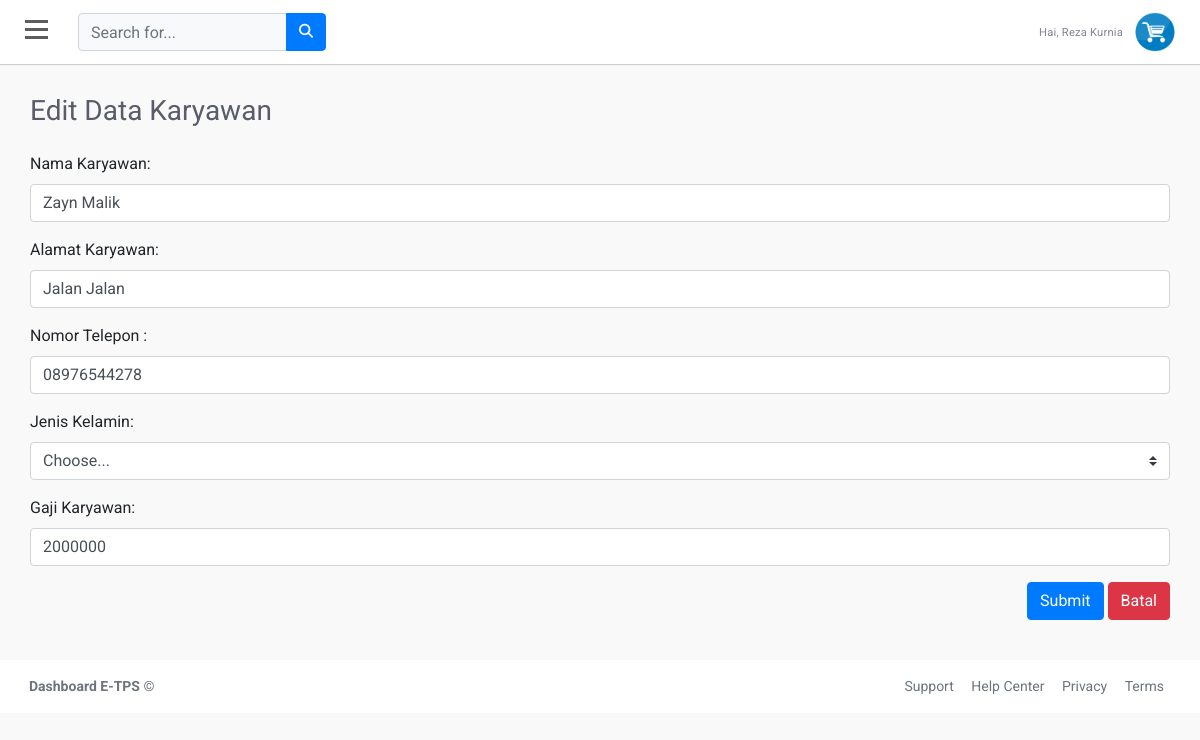
The page /dashboard/aksi/editkaryawan.php?id=9 (signed in) on the database its author committed.
### tables this page shows
CREATE TABLE `user` (
  `id` int(11) NOT NULL,
  `nama` varchar(100) NOT NULL,
  `email` varchar(100) NOT NULL,
  `username` varchar(100) NOT NULL,
  `password` varchar(50) NOT NULL,
  `hakakses` varchar(100) NOT NULL
);

CREATE TABLE `karyawan` (
  `id` int(11) NOT NULL,
  `nama` varchar(255) NOT NULL,
  `alamat` varchar(255) NOT NULL,
  `jeniskelamin` varchar(255) NOT NULL,
  `gaji` varchar(255) NOT NULL,
  `telepon` varchar(255) NOT NULL
);

### dashboard/aksi/editkaryawan.php (the view, shortened to what this page needs)
<?php
include '../../koneksi.php';
if (isset($_GET['id'])) {
    $id = ($_GET["id"]);
    $query = "SELECT * FROM karyawan WHERE id='$id'";
    $result = mysqli_query($koneksi, $query);
    $data = mysqli_fetch_assoc($result);
} else {
    echo "<script>alert('Masukkan data id.');window.location='editkaryawan.php';</script>";
}
?>
<!doctype html>
<html lang="en">
<head>
    <link rel="stylesheet" href="https://stackpath.bootstrapcdn.com/bootstrap/4.1.3/css/bootstrap.min.css">
    <link rel="stylesheet" href="https://use.fontawesome.com/releases/v5.7.2/css/all.css">
    <link rel="stylesheet" href="https://cdnjs.cloudflare.com/ajax/libs/font-awesome/4.7.0/css/font-awesome.min.css">
    <link href="//netdna.bootstrapcdn.com/font-awesome/3.2.1/css/font-awesome.css" rel="stylesheet">
    <link rel="stylesheet" href="font/font/flaticon.css">
    <link rel="stylesheet" type="text/css" href="../../asset/style.css">
    <link rel="stylesheet" type="text/css" href="../../asset/tabeladmin.css">
</head>
<body>
    <div id="wrapper">
        <div id="page-content-wrapper">
            <div id="content">
                <div class="container-fluid p-0 px-lg-0 px-md-0">
                    <nav class="navbar navbar-expand navbar-light my-navbar">
                        <div type="button" id="bar" class="nav-icon1 hamburger animated fadeInLeft is-closed" data-toggle="offcanvas">
                            <span></span>
                            <span></span>
                            <span></span>
                        </div>
                        <form class="d-none d-sm-inline-block form-inline navbar-search">
                            <div class="input-group">
                                <input type="text" class="form-control bg-light " placeholder="Search for..." aria-label="Search">
                                <div class="input-group-append">
                                    <button class="btn btn-primary" type="button">
                                        <i class="fas fa-search fa-sm"></i>
                                    </button>
                                </div>
                            </div>
                        </form>
                        <ul class="navbar-nav ml-auto">
                            <?php
                            $tampilPeg    = mysqli_query($koneksi, "SELECT * FROM user WHERE nama='$_SESSION[nama]'");
                            $peg    = mysqli_fetch_array($tampilPeg);
                            ?>
                            <li class="nav-item dropdown">
                                <a class="nav-link dropdown-toggle" href="#" id="userDropdown" role="button" data-toggle="dropdown">
                                    <span class="mr-2 d-none d-lg-inline text-gray-600 small">Hai, <?= $peg['nama'] ?></span>
                                    <img class="img-profile rounded-circle" src="../../img/logo.png">
                                </a>
                            </li>
                        </ul>
                    </nav>
                    <div class="inputdata">
                        <div class="d-sm-flex align-items-center justify-content-between mb-4">
                            <h1 class="h3 mb-0 text-gray-800">Edit Data Karyawan</h1>
                        </div>
                        <form action="../proses/proseseditkaryawan.php" method="POST" enctype="multipart/form-data">
                            <div class="form-group">
                                <label for="usr">Nama Karyawan:</label>
                                <input type="text" class="form-control" name="nama" value="<?php echo $data['nama']; ?>">
                            </div>
                            <div class="form-group">
                                <label for="usr">Alamat Karyawan:</label>
                                <input type="text" class="form-control" name="alamat" value="<?php echo $data['alamat']; ?>">
                            </div>
                            <div class="form-group">
                                <label for="usr">Nomor Telepon :</label>
                                <input type="text" class="form-control" name="telepon" value="<?php echo $data['telepon']; ?>">
                            </div>
                            <div class="form-group">
                                <label for="pwd">Jenis Kelamin:</label>
                                <div class="input-group mb-3">
                                    <select class="custom-select" id="inputGroupSelect01" name="jeniskelamin">
                                        <option selected>Choose...</option>
                                    </select>
                                </div>
                            </div>
                            <div class="form-group">
                                <label for="pwd">Gaji Karyawan:</label>
                                <input type="text" class="form-control" name="gaji" value="<?php echo $data['gaji']; ?>">
                            </div>
                            <div class="buttoninput">
                                <input class="btn btn-primary" type="submit" name="proses" role="button"></input>
                                <a class="btn btn-danger" href="../menukaryawan.php" role="button">Batal</a>
                            </div>
                        </form>
                        <br><br>
                    </div>
                </div>
                <footer class="footer">
                    <div class="container-fluid">
                        <div class="row text-muted">
                            <div class="col-6 text-left">
                                <p class="mb-0">
                                    <a href="index.html" class="text-muted"><strong>Dashboard E-TPS </strong></a> &copy
                                </p>
                            </div>
                            <div class="col-6 text-right">
                                <ul class="list-inline">
                                    <li class="footer-item">
                                        <a class="text-muted" href="#">Support</a>
                                    </li>
                                    <li class="footer-item">
                                        <a class="text-muted" href="#">Help Center</a>
                                    </li>
                                    <li class="footer-item">
                                        <a class="text-muted" href="#">Privacy</a>
                                    </li>
                                    <li class="footer-item">
                                        <a class="text-muted" href="#">Terms</a>
                                    </li>
                                </ul>
                            </div>
                        </div>
                    </div>
                </footer>
            </div>
        </div>
    </div>
</body>
</html>

### asset/style.css (style rules this page uses)
body { position: relative; overflow-x:hidden; background: #f7f7fc; font-family: 'Roboto', sans-serif; }
body, html { height: 100%; }
.inputdata { margin: 30px; }
.buttoninput { float: right; }
.navbar-nav > li > a ,.submenu-box ul li a { color:rgb(255, 255, 255)!important; text-transform: capitalize; font-size: 14px; padding:10px 10px 10px 20px!important; display: block; font-weight: 400; position: relative; z-index: 2; font-family: 'Roboto', sans-serif; letter-spacing: .2px; }
.navbar-nav li { display:block!important; margin:2px 0px; }
.nav-item .nav-link { display:block; color:white!important; text-transform:capitalize; text-decoration: none; padding:6px 10px; transition:0.4s ease; }
#page-content-wrapper { width: 100%; transition: all 0.5s ease; }
.nav-icon1 { z-index: 999; position:relative; display: block; width:23px; margin:0px 30px 0px 25px; cursor:pointer; height: 25px; }
.nav-icon1 span { position:absolute; top:0; width:100%; height:3px; cursor:pointer; background-color:#5d5d5d; left:0; transform:rotate(0deg); transition:.30s ease-in-out; }
.nav-icon1 span:nth-of-type(1) { top:0; }
.nav-icon1 span:nth-of-type(2) { top:8px; }
.nav-icon1 span:nth-of-type(3) { top:16px; }
.my-navbar { padding:0px; background-color:white; box-shadow: 0 1px 1px 0 rgba(0,0,0,.16); }
.text-gray-600 { color: #858796!important; }
.nav-link .img-profile { height:40px; width:40px; }
.dropdown, .dropleft, .dropright, .dropup { position: relative; }
.text-gray-800 { color: #5a5c69!important; font-size: 1.75rem; font-weight: 400; line-height: 1.2; }
footer.footer { padding: 1rem .875rem; direction: ltr; background: #fff; }
footer.footer ul { margin:0px; list-style:none; }
.footer ul li { display:inline-block; margin:0px 7px; }
.text-muted { color: #6c757d!important; font-size:14px; }

### asset/tabeladmin.css (style rules this page uses)
body { background: #f9f9f9; font-family: "Roboto", sans-serif; }

### rows shown on the page
user: nama "Reza Kurnia"
karyawan: nama "Zayn Malik", alamat "Jalan Jalan", telepon "08976544278", gaji "2000000"
